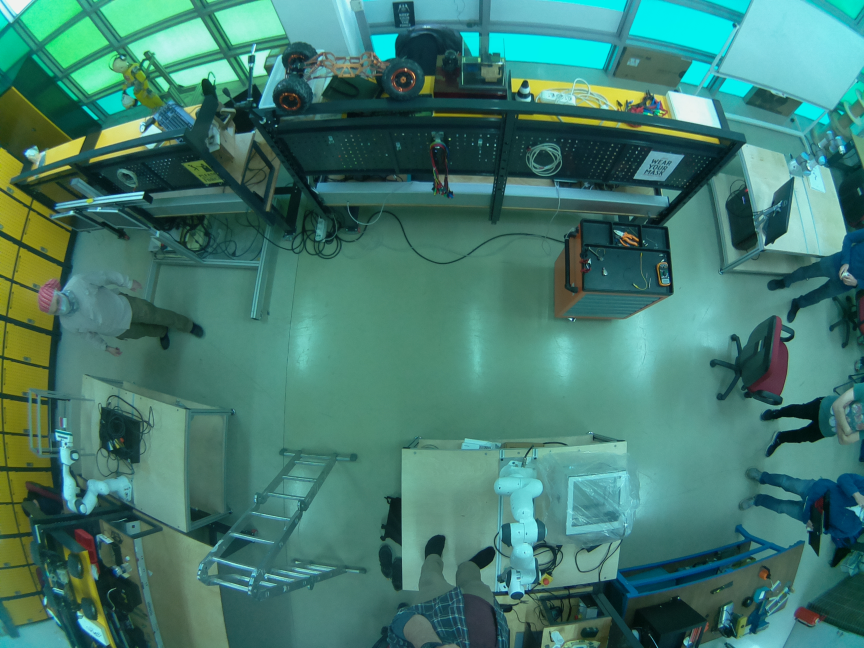
#> input picture src/install/path_finder/share/path_finder/3.jpg, 2592 x 1944 px (shown at 1/3 size)
$ python -i mapping.py   (imports and definitions only)
#> lines starting #> are read from the running program, lines starting #| are printed output that depends on the picture; after the words box and inside, x2 and y2 are one past the last pixel; in counts of white or black regions, pixels touching at a corner belong together
import cv2
import numpy as np
import pandas as pd
from skimage.measure import label, regionprops, regionprops_table
from skimage.io import imread, imshow
import matplotlib.pyplot as plt

def mapping(image_path):
    image=cv2.imread(image_path)
#> image is the input picture: shape (1944, 2592, 3); mean B, G, R 111.1, 123, 66.5
    image=cv2.resize(image,(864,648))
#> image: shape (648, 864, 3)
    img_grey = cv2.cvtColor(image, cv2.COLOR_BGR2GRAY)
    imgor=image.copy()
    ret,thresh = cv2.threshold(img_grey,0,255,cv2.THRESH_BINARY+cv2.THRESH_OTSU)
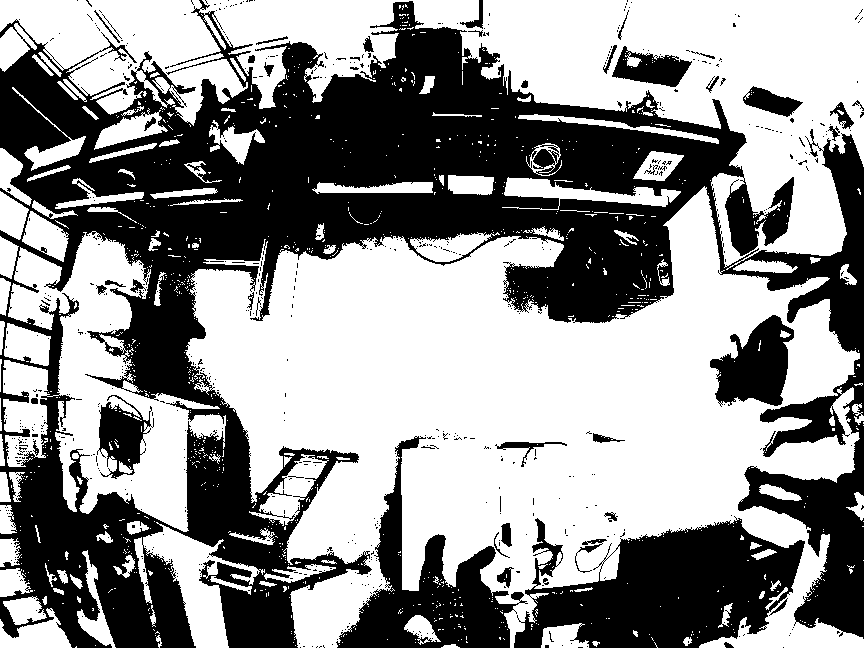
#> thresh: shape (648, 864); 57.1% white; 638 black regions (594 under 20 px), largest, box (x1, y1, x2, y2) and area: (0, 0, 864, 648) 189940, (514, 516, 805, 648) 23124, (336, 436, 528, 648) 12624
#> ret = 99
    edges = cv2.Canny(image,50,110)
#> edges: shape (648, 864); 11.8% white in thin lines or dots
    kernel = np.ones((3,3),np.uint8)
    edges= cv2.dilate(edges,kernel,iterations = 2)
#> edges: shape (648, 864); 48.1% white; 29 white regions, largest, box (x1, y1, x2, y2) and area: (0, 0, 864, 648) 211671, (370, 429, 864, 648) 52490, (798, 0, 864, 42) 1116
    image_fin=cv2.bitwise_xor(thresh,edges)
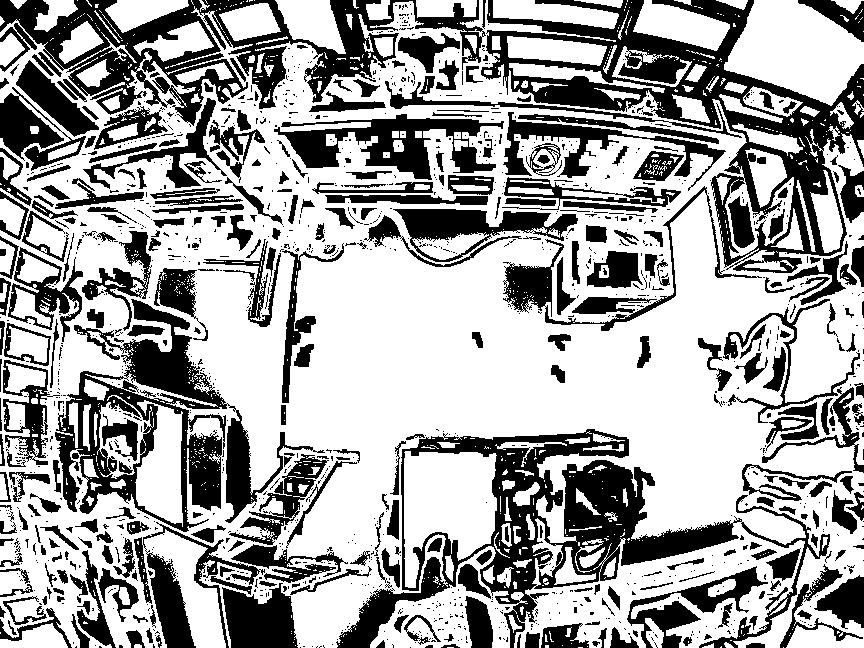
#> image_fin: shape (648, 864); 64.2% white; 1390 black regions (1052 under 20 px), largest, box (x1, y1, x2, y2) and area: (481, 0, 864, 273) 25399, (336, 429, 830, 648) 24293, (0, 0, 486, 126) 18807
    image_fin = cv2.erode(image_fin, kernel, iterations=2)
#> image_fin: shape (648, 864); 36.9% white; 609 white regions (389 under 20 px)
    label_im = label(image_fin)
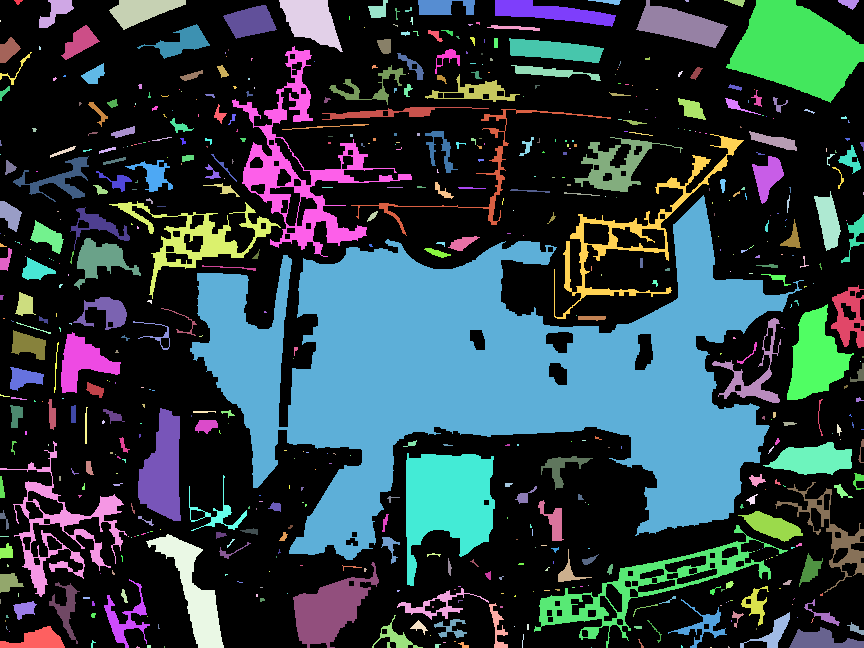
#> label_im: shape (648, 864) int64; 610 distinct labels, from 0 to 609; one colour per label, 0 black
    regions = regionprops(label_im)
#> regions = 609 regions; largest, box (x1, y1, x2, y2) and area: (190, 195, 804, 560) 95249, (726, 0, 864, 103) 8695, (406, 453, 495, 586) 7592, (232, 46, 412, 257) 6799, (534, 525, 788, 648) 4762
    properties = ["area","convex_area","bbox_area", "extent",
                "mean_intensity", "solidity", "eccentricity",
                "orientation"]
    pd.DataFrame(regionprops_table(label_im, img_grey,
                properties=properties))

    masks = []
    bbox = []
    list_of_index = []
    for num, x in enumerate(regions):
        area = x.area
        convex_area = x.convex_area
        if (num!=0 and (area>10)):
            masks.append(regions[num].convex_image)
            bbox.append(regions[num].bbox)
            list_of_index.append(num)
#> this loop made 609 passes
#> (area, convex_area) on passes 1 to 3: (26, 28), (469, 641), (1267, 1346)
#> after the loop, bbox = 277 items, first 6: (0, 39, 28, 74), (0, 109, 30, 186), (0, 279, 52, 343), (0, 368, 18, 388), (0, 418, 15, 475), (0, 495, 27, 616); list_of_index = 277 values from 1 to 602; masks = 277 items
    count = len(masks)
#> count = 277

    rgb_mask = np.zeros_like(label_im)
    for x in list_of_index:
        rgb_mask += (label_im==x+1).astype(int)
#> this loop made 277 passes
#> x on passes 9 to 11: 10, 11, 12
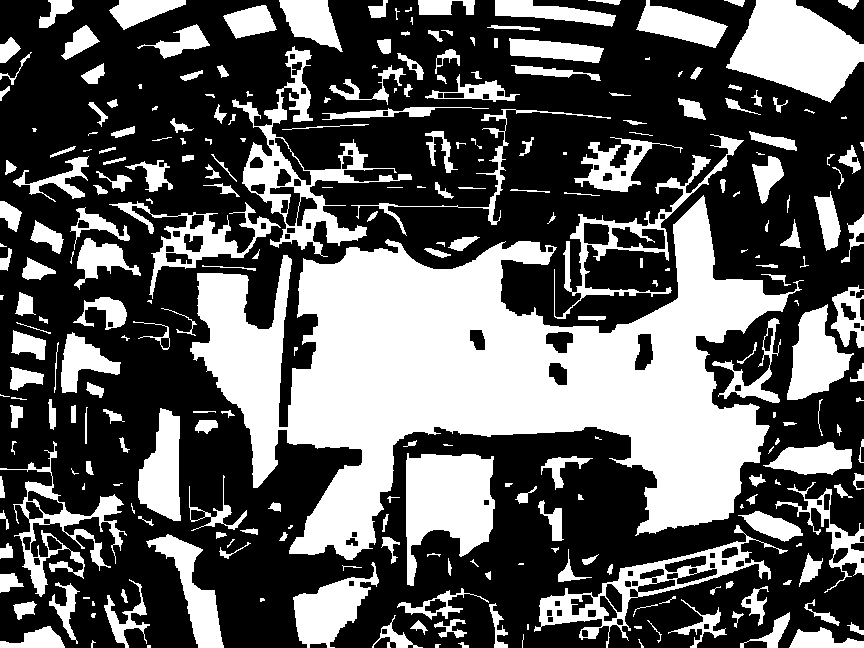
#> rgb_mask: shape (648, 864) int64; values 0 (black) and 1 (white), 36.7% white; 277 white regions (58 under 20 px), largest, box (x1, y1, x2, y2) and area: (190, 195, 804, 560) 95249, (726, 0, 864, 103) 8695, (406, 453, 495, 586) 7592
    red  =  imgor[:,:,0] * rgb_mask
    green = imgor[:,:,1] * rgb_mask
    blue  = imgor[:,:,2] * rgb_mask
    image = np.dstack([red, green, blue])
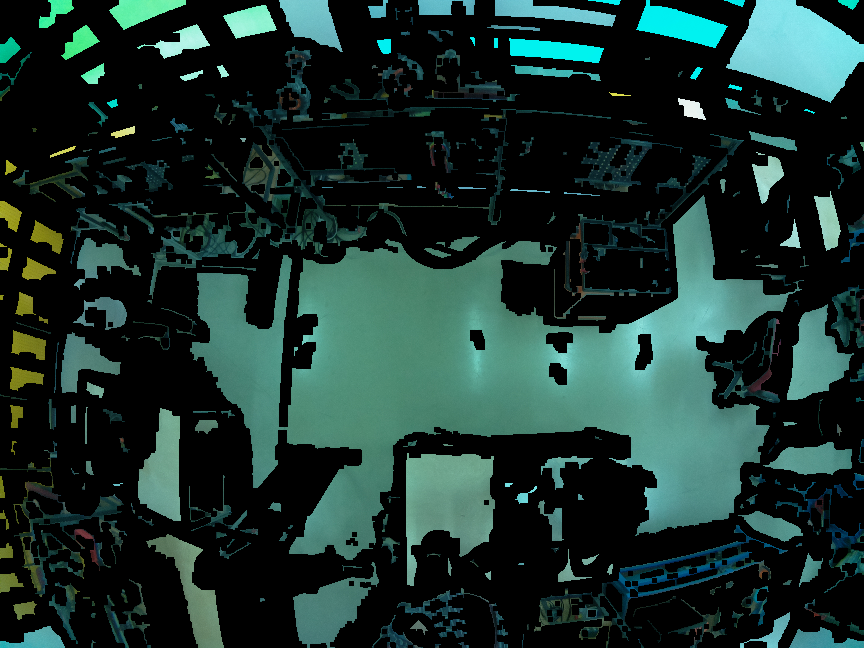
#> image: shape (648, 864, 3) int64; mean B, G, R 45.3, 50.1, 27.4
    masks_new=[]
    bbox_new=[]
    list_of_index_new = []
    labels_new=[]
    cv2.imwrite("try.jpg",image)
    x=cv2.imread("try.jpg")
    """
    for b in bbox:
        cv2.rectangle(x, (b[0], b[1]), (b[2], b[3]), (255,0,0), 2)
    """
    """
    cv2.imshow("try",x)
    def click_event(event, x, y, flags, params):
        if event == cv2.EVENT_LBUTTONDOWN:
            print(x, ' ', y)
            for num, r in enumerate(regions):
                if x>r.bbox[0] and x<r.bbox[2] and y>r.bbox[1] and y<r.bbox[3]:
                    masks_new.append(regions[num].convex_image)
                    bbox_new.append(regions[num].bbox)
                    list_of_index_new.append(num)
            if label_im[x][y] not in labels_new:
                labels_new.append(label_im[y,x])
    cv2.setMouseCallback('try', click_event)
    cv2.waitKey(0)
    cv2.destroyAllWindows()
    """
    calib_points=np.load("calib_coordinates.npy")
#> (reads src/path_finder/path_finder/calib_coordinates.npy from the repository)
    for point in calib_points:
        for num, r in enumerate(regions):
            if point[0]>r.bbox[0] and point[0]<r.bbox[2] and point[1]>r.bbox[1] and point[1]<r.bbox[3]:
                masks_new.append(regions[num].convex_image)
                bbox_new.append(regions[num].bbox)
                list_of_index_new.append(num)
                labels_new.append(label_im[point[1],point[0]])
#> after the loop, bbox_new = [(195, 190, 560, 804), (195, 190, 560, 804), (195, 190, 560, 804), (46, 232, 257, 412), (195, 190, 560, 804), (46, 232, 257, 412), (109, 351, 236, 611), (195, 190, 560, 804)]; labels_new = [236, 236, 236, 236, 236, 236, 236, 236]; list_of_index_new = [235, 235, 235, 38, 235, 38, 110, 235]; masks_new = 8 items
    for item in labels_new:
        if labels_new.count(item)<2:
            labels_new.remove(item)
#> this loop made 8 passes
    list(dict.fromkeys(labels_new))
    rgb_mask_new = np.zeros_like(label_im)
    for x in labels_new:
        if x!=0:
            rgb_mask_new += (label_im==x).astype('uint8')
#> this loop made 8 passes
#> pass 2, in mapping, `rgb_mask_new += (label_im==x).astype('uint8')`:
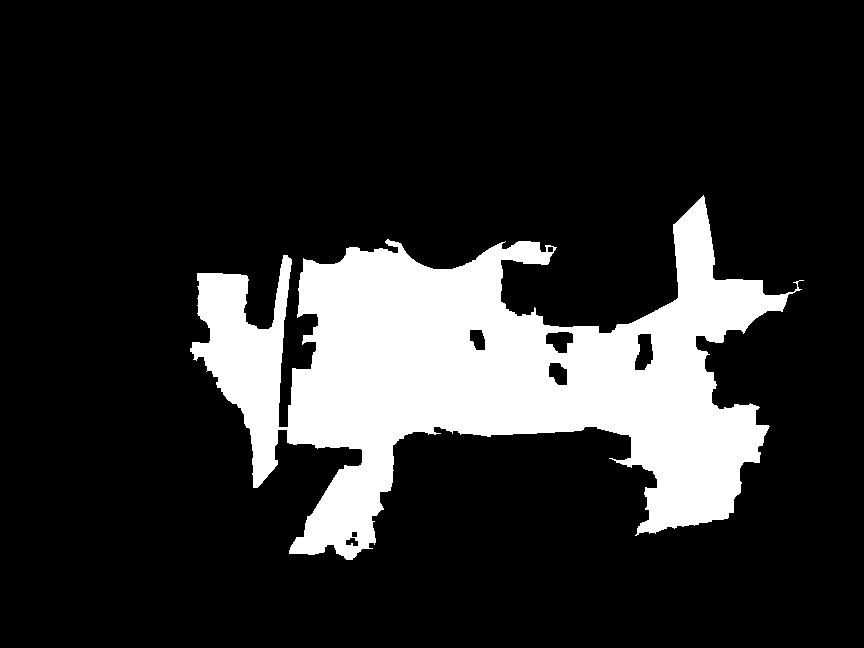
#> rgb_mask_new: shape (648, 864) int64; values 0 (black) and 2 (white), 17% white; 1 white region, box (x1, y1, x2, y2) and area: (190, 195, 804, 560) 95249
    rgb_mask_new = rgb_mask_new.astype('uint8')
    kernel = np.ones((11,11),np.uint8)
    rgb_mask_new=cv2.morphologyEx(rgb_mask_new, cv2.MORPH_CLOSE, kernel)
#> rgb_mask_new: shape (648, 864); values 0 (black) and 8 (white), 17.4% white; 1 white region, box (x1, y1, x2, y2) and area: (190, 195, 804, 560) 97258
    red_new  =  imgor[:,:,0] * rgb_mask_new
    green_new = imgor[:,:,1] * rgb_mask_new
    blue_new  = imgor[:,:,2] * rgb_mask_new
    image_new = np.dstack([red_new, green_new, blue_new])
    cv2.imwrite("try.jpg",image_new)
    x=cv2.imread("try.jpg")
    ret,y = cv2.threshold(x,1,255,cv2.THRESH_BINARY)
    y=cv2.cvtColor(y, cv2.COLOR_BGR2GRAY)
#> y: shape (648, 864)
    kernel2=np.ones((5,5),np.uint8)
    y = cv2.morphologyEx(y, cv2.MORPH_CLOSE, kernel2)
    imgfin=imgor.copy()
    for r in range(864):
        for c in range(648):
            if y[c,r]>=1:
                imgfin[c,r,1]=255
                imgfin[c,r,0]=255
                imgfin[c,r,2]=255
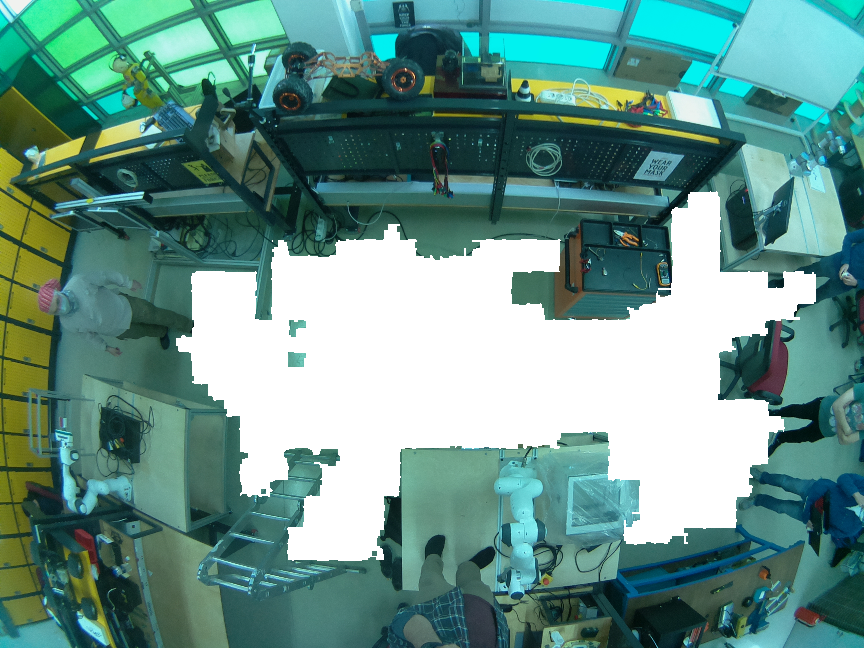
#> imgfin: shape (648, 864, 3); mean B, G, R 139.2, 147.7, 104.9
    cv2.imwrite("map.jpg",y)
    cv2.imshow("try",imgfin)
    cv2.waitKey(0)

>>> result = mapping('../../../../../../install/path_finder/share/path_finder/3.jpg')
